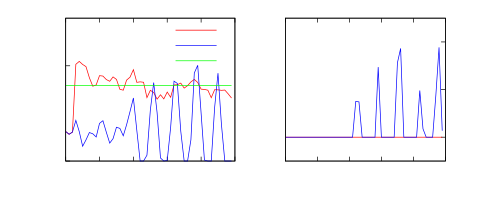

Write the gnuplot code that produced this figure.
#set terminal x11
# set output
set style line 1 lt 1 lw 2 lc rgb "red"
set style line 2 lt 1 lw 2 lc rgb "blue"
set style line 3 lt 1 lw 2 lc rgb "green"
set style line 4 lt 1 lw 2
set style line 5 lt 6 lw 1
set size 1,0.6
set origin 0,0
set multiplot
set size 0.525,0.6
set origin 0,0
set ytics nomirror
set xtics 10
set ytics 10
set ylabel "Inventory"
set xlabel "Time"
set yrange [0:15]
set key 
plot "R3.dat" u 1:2 w l ls 1  t "MPC", \
"" u 1:3 w l ls 2 t "$(\\sigma,\\Sigma)$ policy", \
"" u 1:8 w l ls 3 t "Steady state"
set size 0.525, 0.6
set origin 0.525,0
unset ylabel
unset ytics
set key horizontal samplen 2
set key at first 7, second 14
set xtics 10
set y2tics nomirror
set y2label "Backorder"
set y2tics 2
set y2range [-1:5]
set xlabel "Time"
plot "R3.dat" u 1:4 w l ls 1 axis x1y2 notitle,\
"" u 1:5 w l ls 2 axis x1y2  notitle
